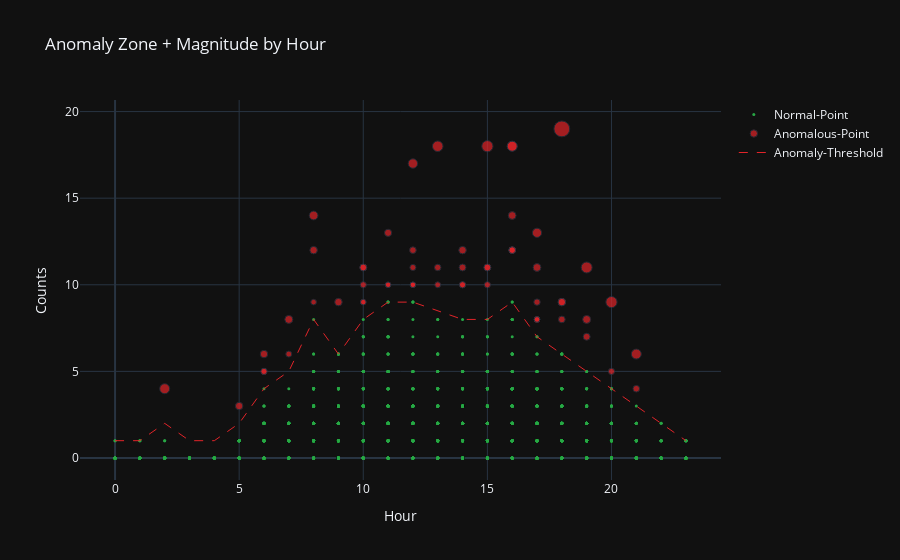

Notebook code cell kept with this figure:
### Markdown cell above
Now we can plot the anomaly threshold and data points to visualise if we are happy with the selected threshold:

### Code cell
# Prepare data for plotting

# add a new column to represent the magnitude of an outlier
resampled['outlier_scale'] = resampled['obs_count'] / resampled['fence_high']

# select normal and anomalous slices of data
normal = resampled[resampled['is_anomaly'] == 'N']
anom = resampled[resampled['is_anomaly'] == 'Y']
# find the high fence for each hour
anom_thresh = resampled.groupby(['hour'])['fence_high'].max().reset_index()

# construct the multi scatter plot
fig = go.Figure()
fig.add_trace(go.Scatter(x=normal['hour'], y=normal['obs_count'], name='Normal-Point', mode='markers',
                         marker=dict(color='#28a745', size=3)))
fig.add_trace(go.Scatter(x=anom['hour'], y=anom['obs_count'], name='Anomalous-Point', mode='markers',
                         marker=dict(color='#e12429', size=anom['outlier_scale'] * 5)))
fig.add_trace(go.Scatter(x=anom_thresh['hour'], y=anom_thresh['fence_high'], name='Anomaly-Threshold',
                         mode='lines', line=dict(color='#e12429', width=1, dash='dash')))
fig.update_layout(title='Anomaly Zone + Magnitude by Hour', height=375, xaxis_title="Hour", yaxis_title="Counts")
fig.show()

### Figure 1 — Plotly figure (JSON) as saved in the notebook; plotly's stock layout.template omitted (floating-point values rounded to 4 significant figures; data arrays with more than 128 entries replaced by an {"elided": "..."} marker saying what was removed)
{"data": [{"marker": {"color": "#28a745", "size": 3}, "mode": "markers", "name": "Normal-Point", "type": "scatter", "x": {"elided": "4081 int values"}, "y": {"elided": "4081 int values"}}, {"marker": {"color": "#e12429", "size": [6.25, 7, 11.25, 8, 10, 6.25, 6.25, 10.59, 10, 6.429, 5.625, 5.625, 7.222, 6.667, 5.714, 7.5, 7.5, 5.625, 6.875, 10, 5.714, 11, 6.667, 15.83, 6, 7.5, 5.556, 6.25, 6.111, 7.5, 9.286, 6.667, 7.857, 6.875, 7.5, 7.5, 5.882, 5.556, 9.444, 5.556, 10, 6.875, 11.25, 6.667, 5.556, 6.667, 6.47, 5.556, 5.714, 7.5, 6.25, 6.875, 6.667, 8.75, 7.778, 6.25, 6.25, 8, 6.875]}, "mode": "markers", "name": "Anomalous-Point", "type": "scatter", "x": [6, 19, 20, 19, 21, 20, 10, 13, 16, 17, 10, 8, 11, 18, 17, 8, 14, 10, 15, 16, 17, 19, 12, 18, 7, 18, 12, 14, 12, 18, 17, 16, 17, 10, 6, 5, 13, 12, 12, 11, 2, 14, 15, 16, 11, 16, 13, 12, 17, 9, 14, 15, 21, 8, 16, 15, 6, 7, 10], "y": [5, 7, 9, 8, 6, 5, 10, 18, 18, 9, 9, 9, 13, 8, 8, 12, 12, 9, 11, 18, 8, 11, 12, 19, 6, 9, 10, 10, 11, 9, 13, 12, 11, 11, 6, 3, 10, 10, 17, 10, 4, 11, 18, 12, 10, 12, 11, 10, 8, 9, 10, 11, 4, 14, 14, 10, 5, 8, 11]}, {"line": {"color": "#e12429", "dash": "dash", "width": 1}, "mode": "lines", "name": "Anomaly-Threshold", "type": "scatter", "x": [0, 1, 2, 3, 4, 5, 6, 7, 8, 9, 10, 11, 12, 13, 14, 15, 16, 17, 18, 19, 20, 21, 22, 23], "y": [1, 1, 2, 1, 1, 2, 4, 5, 8, 6, 8, 9, 9, 8.501, 8, 8, 9, 7, 6, 5, 4, 3, 2, 1]}], "layout": {"autosize": true, "title": {"text": "Anomaly Zone + Magnitude by Hour"}, "xaxis": {"autorange": true, "range": [-1.398, 24.4], "title": {"text": "Hour"}, "type": "linear"}, "yaxis": {"autorange": true, "range": [-1.49, 21.3], "title": {"text": "Counts"}, "type": "linear"}}}
